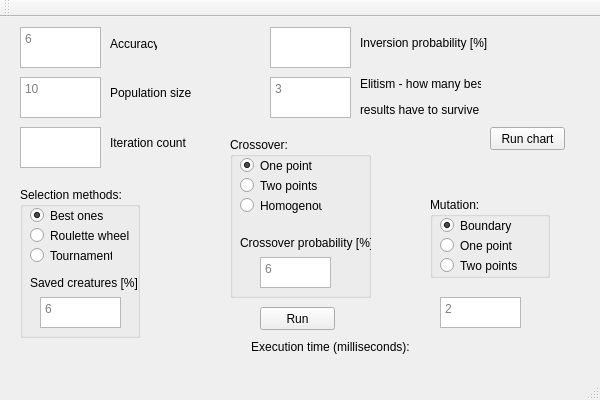
<?xml version="1.0" encoding="UTF-8"?>
<ui version="4.0">
 <class>GenAlgorithmClass</class>
 <widget class="QMainWindow" name="GenAlgorithmClass">
  <property name="enabled">
   <bool>true</bool>
  </property>
  <property name="geometry">
   <rect>
    <x>0</x>
    <y>0</y>
    <width>600</width>
    <height>400</height>
   </rect>
  </property>
  <property name="windowTitle">
   <string>GenAlgorithm</string>
  </property>
  <property name="statusTip">
   <string/>
  </property>
  <property name="accessibleName">
   <string/>
  </property>
  <widget class="QWidget" name="centralWidget">
   <widget class="QTextEdit" name="textEditAccuracy">
    <property name="geometry">
     <rect>
      <x>20</x>
      <y>10</y>
      <width>81</width>
      <height>41</height>
     </rect>
    </property>
    <property name="placeholderText">
     <string>6</string>
    </property>
   </widget>
   <widget class="QPushButton" name="pushButtonRun">
    <property name="geometry">
     <rect>
      <x>260</x>
      <y>290</y>
      <width>75</width>
      <height>23</height>
     </rect>
    </property>
    <property name="text">
     <string>Run</string>
    </property>
   </widget>
   <widget class="QTextEdit" name="textEditPopulationSize">
    <property name="geometry">
     <rect>
      <x>20</x>
      <y>60</y>
      <width>81</width>
      <height>41</height>
     </rect>
    </property>
    <property name="placeholderText">
     <string>10</string>
    </property>
   </widget>
   <widget class="QTextEdit" name="textEditGenerationCount">
    <property name="geometry">
     <rect>
      <x>20</x>
      <y>110</y>
      <width>81</width>
      <height>41</height>
     </rect>
    </property>
   </widget>
   <widget class="QTextEdit" name="textEditStrategyPercent">
    <property name="geometry">
     <rect>
      <x>270</x>
      <y>60</y>
      <width>81</width>
      <height>41</height>
     </rect>
    </property>
    <property name="placeholderText">
     <string>3</string>
    </property>
   </widget>
   <widget class="QTextEdit" name="textEditInversionProbability">
    <property name="geometry">
     <rect>
      <x>270</x>
      <y>10</y>
      <width>81</width>
      <height>41</height>
     </rect>
    </property>
   </widget>
   <widget class="QGroupBox" name="groupBoxSelectionMethods">
    <property name="geometry">
     <rect>
      <x>20</x>
      <y>170</y>
      <width>120</width>
      <height>151</height>
     </rect>
    </property>
    <property name="title">
     <string>Selection methods:</string>
    </property>
    <widget class="QRadioButton" name="radioButtonMS1">
     <property name="enabled">
      <bool>true</bool>
     </property>
     <property name="geometry">
      <rect>
       <x>10</x>
       <y>20</y>
       <width>82</width>
       <height>17</height>
      </rect>
     </property>
     <property name="text">
      <string>Best ones</string>
     </property>
     <property name="checked">
      <bool>true</bool>
     </property>
    </widget>
    <widget class="QRadioButton" name="radioButtonMS2">
     <property name="geometry">
      <rect>
       <x>10</x>
       <y>40</y>
       <width>101</width>
       <height>17</height>
      </rect>
     </property>
     <property name="text">
      <string>Roulette wheel</string>
     </property>
    </widget>
    <widget class="QRadioButton" name="radioButtonMS3">
     <property name="geometry">
      <rect>
       <x>10</x>
       <y>60</y>
       <width>82</width>
       <height>17</height>
      </rect>
     </property>
     <property name="text">
      <string>Tournament</string>
     </property>
    </widget>
    <widget class="QTextEdit" name="textEditSelectionParam">
     <property name="geometry">
      <rect>
       <x>20</x>
       <y>110</y>
       <width>81</width>
       <height>31</height>
      </rect>
     </property>
     <property name="placeholderText">
      <string>6</string>
     </property>
    </widget>
    <widget class="QLabel" name="labelSelectionInfo">
     <property name="geometry">
      <rect>
       <x>10</x>
       <y>80</y>
       <width>111</width>
       <height>31</height>
      </rect>
     </property>
     <property name="text">
      <string>Saved creatures [%]</string>
     </property>
    </widget>
   </widget>
   <widget class="QGroupBox" name="groupBoxRecombination">
    <property name="geometry">
     <rect>
      <x>230</x>
      <y>120</y>
      <width>141</width>
      <height>161</height>
     </rect>
    </property>
    <property name="title">
     <string>Crossover:</string>
    </property>
    <widget class="QRadioButton" name="radioButtonRecomb1">
     <property name="geometry">
      <rect>
       <x>10</x>
       <y>20</y>
       <width>82</width>
       <height>17</height>
      </rect>
     </property>
     <property name="text">
      <string>One point</string>
     </property>
     <property name="checked">
      <bool>true</bool>
     </property>
    </widget>
    <widget class="QRadioButton" name="radioButtonRecomb2">
     <property name="geometry">
      <rect>
       <x>10</x>
       <y>40</y>
       <width>82</width>
       <height>17</height>
      </rect>
     </property>
     <property name="text">
      <string>Two points</string>
     </property>
    </widget>
    <widget class="QRadioButton" name="radioButtonRecomb4">
     <property name="geometry">
      <rect>
       <x>10</x>
       <y>60</y>
       <width>82</width>
       <height>17</height>
      </rect>
     </property>
     <property name="text">
      <string>Homogenous</string>
     </property>
    </widget>
    <widget class="QTextEdit" name="textEditCrossoverProbability">
     <property name="geometry">
      <rect>
       <x>30</x>
       <y>120</y>
       <width>71</width>
       <height>31</height>
      </rect>
     </property>
     <property name="placeholderText">
      <string>6</string>
     </property>
    </widget>
    <widget class="QLabel" name="labelCrossoverInfo">
     <property name="geometry">
      <rect>
       <x>10</x>
       <y>90</y>
       <width>141</width>
       <height>31</height>
      </rect>
     </property>
     <property name="text">
      <string>Crossover probability [%]</string>
     </property>
    </widget>
   </widget>
   <widget class="QGroupBox" name="groupBoxRecombination_2">
    <property name="geometry">
     <rect>
      <x>430</x>
      <y>180</y>
      <width>120</width>
      <height>81</height>
     </rect>
    </property>
    <property name="title">
     <string>Mutation:</string>
    </property>
    <widget class="QRadioButton" name="radioButtonMutation1">
     <property name="geometry">
      <rect>
       <x>10</x>
       <y>20</y>
       <width>82</width>
       <height>17</height>
      </rect>
     </property>
     <property name="text">
      <string>Boundary</string>
     </property>
     <property name="checked">
      <bool>true</bool>
     </property>
    </widget>
    <widget class="QRadioButton" name="radioButtonMutation2">
     <property name="geometry">
      <rect>
       <x>10</x>
       <y>40</y>
       <width>82</width>
       <height>17</height>
      </rect>
     </property>
     <property name="text">
      <string>One point</string>
     </property>
    </widget>
    <widget class="QRadioButton" name="radioButtonMutation3">
     <property name="geometry">
      <rect>
       <x>10</x>
       <y>60</y>
       <width>82</width>
       <height>17</height>
      </rect>
     </property>
     <property name="text">
      <string>Two points</string>
     </property>
    </widget>
   </widget>
   <widget class="QLabel" name="labelAccuracy">
    <property name="geometry">
     <rect>
      <x>110</x>
      <y>20</y>
      <width>47</width>
      <height>13</height>
     </rect>
    </property>
    <property name="text">
     <string>Accuracy</string>
    </property>
   </widget>
   <widget class="QLabel" name="labelPopSize">
    <property name="geometry">
     <rect>
      <x>110</x>
      <y>60</y>
      <width>91</width>
      <height>31</height>
     </rect>
    </property>
    <property name="text">
     <string>Population size</string>
    </property>
   </widget>
   <widget class="QTextEdit" name="textEditMutationProbability">
    <property name="geometry">
     <rect>
      <x>440</x>
      <y>280</y>
      <width>81</width>
      <height>31</height>
     </rect>
    </property>
    <property name="placeholderText">
     <string>2</string>
    </property>
   </widget>
   <widget class="QLabel" name="labelIterCount">
    <property name="geometry">
     <rect>
      <x>110</x>
      <y>110</y>
      <width>91</width>
      <height>31</height>
     </rect>
    </property>
    <property name="text">
     <string>Iteration count</string>
    </property>
   </widget>
   <widget class="QLabel" name="labelIterCount_">
    <property name="geometry">
     <rect>
      <x>360</x>
      <y>10</y>
      <width>141</width>
      <height>31</height>
     </rect>
    </property>
    <property name="text">
     <string>Inversion probability [%]</string>
    </property>
   </widget>
   <widget class="QLabel" name="labelElitism">
    <property name="geometry">
     <rect>
      <x>360</x>
      <y>60</y>
      <width>121</width>
      <height>41</height>
     </rect>
    </property>
    <property name="text">
     <string>&lt;html&gt;&lt;head/&gt;&lt;body&gt;&lt;p&gt;Elitism - how many best &lt;/p&gt;&lt;p&gt;results have to survive&lt;/p&gt;&lt;/body&gt;&lt;/html&gt;</string>
    </property>
   </widget>
   <widget class="QPushButton" name="pushButtonRunChart">
    <property name="geometry">
     <rect>
      <x>490</x>
      <y>110</y>
      <width>75</width>
      <height>23</height>
     </rect>
    </property>
    <property name="text">
     <string>Run chart</string>
    </property>
   </widget>
   <widget class="QLabel" name="labelExecutionTime">
    <property name="geometry">
     <rect>
      <x>250</x>
      <y>320</y>
      <width>161</width>
      <height>20</height>
     </rect>
    </property>
    <property name="text">
     <string>&lt;html&gt;&lt;head/&gt;&lt;body&gt;&lt;p align=&quot;center&quot;&gt;Execution time (milliseconds):&lt;/p&gt;&lt;/body&gt;&lt;/html&gt;</string>
    </property>
   </widget>
  </widget>
  <widget class="QMenuBar" name="menuBar">
   <property name="geometry">
    <rect>
     <x>0</x>
     <y>0</y>
     <width>600</width>
     <height>21</height>
    </rect>
   </property>
  </widget>
  <widget class="QToolBar" name="mainToolBar">
   <attribute name="toolBarArea">
    <enum>TopToolBarArea</enum>
   </attribute>
   <attribute name="toolBarBreak">
    <bool>false</bool>
   </attribute>
  </widget>
  <widget class="QStatusBar" name="statusBar"/>
 </widget>
 <layoutdefault spacing="6" margin="11"/>
 <resources>
  <include location="GenAlgorithm.qrc"/>
 </resources>
 <connections/>
</ui>
